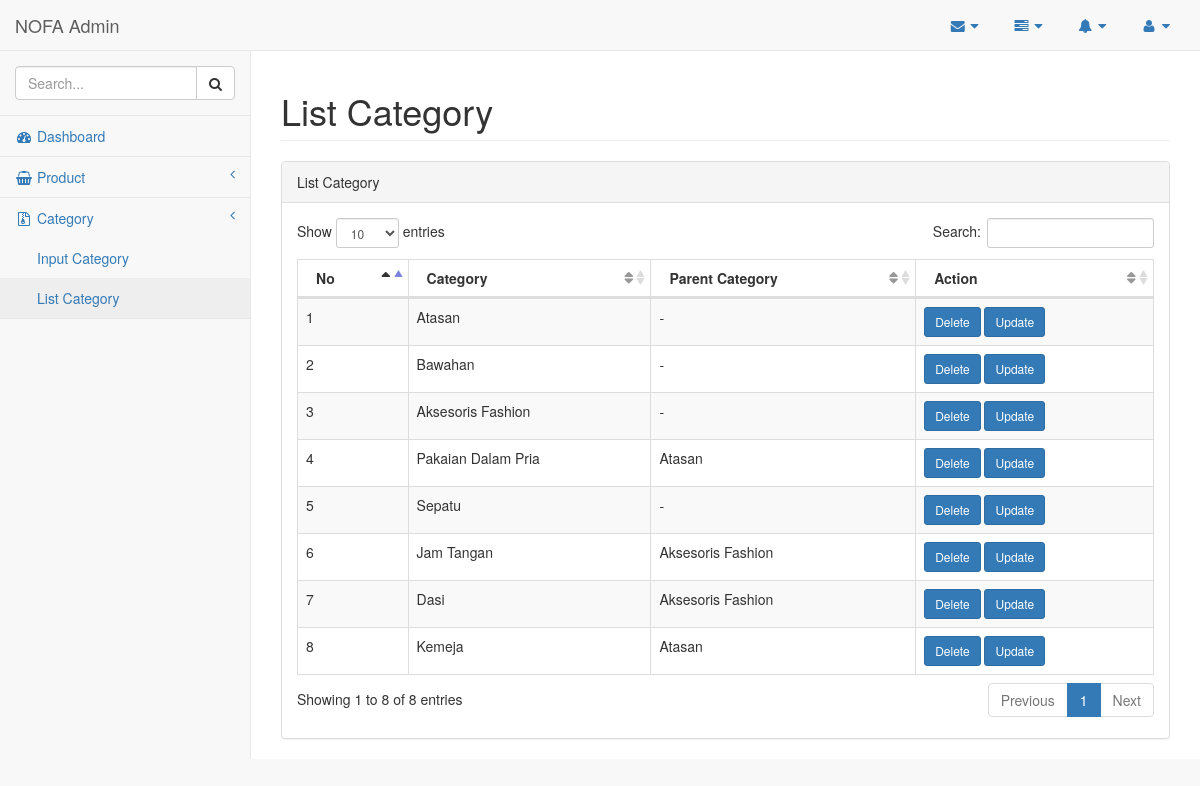
/admin/index.php?page=list_category (signed in), run on the app's committed database.
### tables this page shows
CREATE TABLE `category` (
  `categoryID` int(11) NOT NULL,
  `categoryName` varchar(255) NOT NULL,
  `categoryParent` int(11) NOT NULL DEFAULT '0'
);

### admin/pages/list_category.php (the view, shortened to what this page needs)
<div id="page-wrapper">
        <div class="row">
            <div class="col-lg-12">
                <h1 class="page-header">List Category</h1>
            </div>
        </div>
        <div class="row">
            <div class="col-lg-12">
                 <div class="panel panel-default">
                      <div class="panel-heading">
                          List Category
                      </div>
                      <div class="panel-body">
                          <table width="100%" class="table table-striped table-bordered table-hover" id="dataTables-example">
                              <thead>
                                  <tr>
                                      <th>No</th>
                                      <th>Category</th>
                                      <th>Parent Category</th>
                                      <th>Action</th>
                                  </tr>
                              </thead>
                              <tbody>
                                <?php
                                  $query = $dbh->query("SELECT * FROM category");
                                  $no = 1;
                                  while($row = $query->fetch(PDO::FETCH_OBJ)){
                                ?>
                                  <tr class="odd gradeX">
                                      <td><?php echo $no++; ?></td>
                                      <td><?php echo $row->categoryName; ?></td>
                                      <td><?php
                                        $parentID = $row->categoryParent;
                                        $querySub = $dbh->query("SELECT * FROM category WHERE categoryID = '$parentID' ");
                                        if($querySub->rowCount() > 0){
                                          $rowSub = $querySub->fetchAll();
                                          foreach ($rowSub as $key => $value) {
                                            echo $value["categoryName"];
                                          }
                                        }else {
                                          echo " - ";
                                        }
                                       ?></td>
                                      <td class="center"><a onclick="return confirm('Jika anda menghapus category ini, maka product didalamnya akan terhapus juga')" class="btn btn-sm btn-primary" href="<?php echo URL.'admin/pages/action/delete_category.php?id='.$row->categoryID ?>">Delete</a> <a class="btn btn-sm btn-primary" href="<?php echo URL.'admin/index.php?page=update_category&id='. $row->categoryID ?>">Update</a></td>
                                  </tr>
                                <?php
                                  }
                                ?>
                              </tbody>
                          </table>
                      </div>
                  </div>
        </div>
    </div>

### data on the page
category: categoryName "Atasan"
category: categoryName "Bawahan"
category: categoryName "Aksesoris Fashion"
category: categoryName "Pakaian Dalam Pria"
category: categoryName "Sepatu"
category: categoryName "Jam Tangan"
category: categoryName "Dasi"
category: categoryName "Kemeja"
